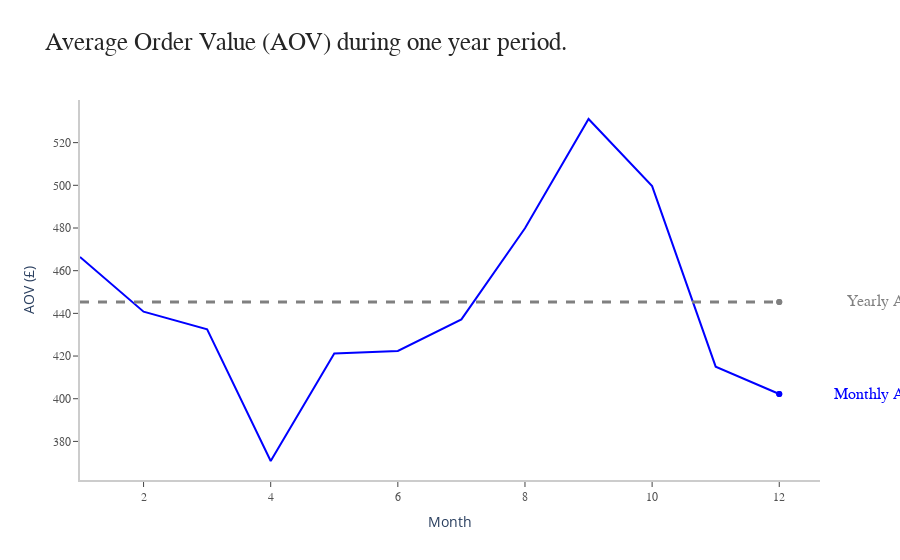

The code cell stored with this chart in its notebook:
### Code cell
fig = go.Figure()

labels = ['Monthly AOV', 'Yearly AOV']
colors = ['blue', 'gray']
line_size = [2,3]
dash = [None, 'dash']

x_data = monthly_AOV.index.to_list()
y_data = np.array([monthly_AOV, [yearly_AOV]*12])

for i in range(0, 2):
    fig.add_trace(go.Scatter(x=x_data, y=y_data[i], mode='lines',
        name=labels[i],
        line=dict(color=colors[i], width=line_size[i], dash=dash[i]),
        connectgaps=True,
    ))

    # endpoints
    fig.add_trace(go.Scatter(
        x=[x_data[-1], x_data[-1]],
        y=[y_data[i][-1], y_data[i][-1]],
        mode='markers',
        marker=dict(color=colors[i])
    ))


annotations = []

# Adding labels
for y_trace, label, color in zip(y_data, labels, colors):
    # labeling the right_side of the plot
    annotations.append(dict(xref='paper', x=1.15, y=y_trace[-1],
                                  xanchor='right', yanchor='middle',
                                  text=label,
                                  font=dict(family='Arial',
                                            size=16, 
                                            color = color),
                                  showarrow=False))


fig.update_layout(figure_layout(annotations=annotations,
                                title_text='Average Order Value (AOV) during one year period.',
                                x_label='Month',
                                y_label='AOV (£)'))
    
fig.show()

### Figure 1 — Plotly figure (JSON) as saved in the notebook; plotly's stock layout.template omitted (floating-point values rounded to 4 significant figures)
{"data": [{"connectgaps": true, "line": {"color": "blue", "width": 2}, "mode": "lines", "name": "Monthly AOV", "type": "scatter", "x": [1, 2, 3, 4, 5, 6, 7, 8, 9, 10, 11, 12], "y": [466.4, 440.8, 432.6, 370.8, 421.2, 422.4, 437.2, 479.9, 531.1, 499.7, 415.0, 402.2]}, {"marker": {"color": "blue"}, "mode": "markers", "type": "scatter", "x": [12, 12], "y": [402.2, 402.2]}, {"connectgaps": true, "line": {"color": "gray", "dash": "dash", "width": 3}, "mode": "lines", "name": "Yearly AOV", "type": "scatter", "x": [1, 2, 3, 4, 5, 6, 7, 8, 9, 10, 11, 12], "y": [445.4, 445.4, 445.4, 445.4, 445.4, 445.4, 445.4, 445.4, 445.4, 445.4, 445.4, 445.4]}, {"marker": {"color": "gray"}, "mode": "markers", "type": "scatter", "x": [12, 12], "y": [445.4, 445.4]}], "layout": {"annotations": [{"font": {"color": "blue", "family": "Arial", "size": 16}, "showarrow": false, "text": "Monthly AOV", "x": 1.15, "xanchor": "right", "xref": "paper", "y": 402.2, "yanchor": "middle"}, {"font": {"color": "gray", "family": "Arial", "size": 16}, "showarrow": false, "text": "Yearly AOV", "x": 1.15, "xanchor": "right", "xref": "paper", "y": 445.4, "yanchor": "middle"}], "autosize": false, "plot_bgcolor": "white", "showlegend": false, "title": {"font": {"color": "rgb(37,37,37)", "family": "Arial", "size": 25}, "text": "Average Order Value (AOV) during one year period."}, "xaxis": {"linecolor": "rgb(204, 204, 204)", "linewidth": 2, "showgrid": false, "showline": true, "showticklabels": true, "tickfont": {"color": "rgb(82, 82, 82)", "family": "Arial", "size": 12}, "ticks": "outside", "title": {"text": "Month"}}, "yaxis": {"linecolor": "rgb(204, 204, 204)", "linewidth": 2, "showgrid": false, "showline": true, "showticklabels": true, "tickfont": {"color": "rgb(82, 82, 82)", "family": "Arial", "size": 12}, "ticks": "outside", "title": {"text": "AOV (£)"}}}}
